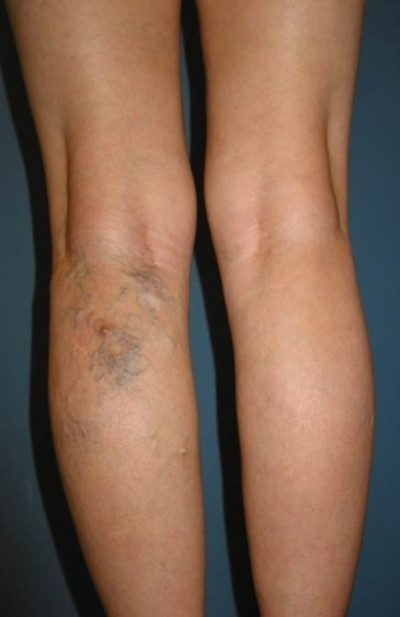
//> input picture summer/city.jpg, 400 x 617 px
$ ./test   (built with g++ and OpenCV 4)
//> lines starting //> are read from the running program, lines starting //| are printed output that depends on the picture; after the words box and inside, x2 and y2 are one past the last pixel; in counts of white or black regions, pixels touching at a corner belong together
// [418 lines of commented-out code are left out]
#include <opencv2/opencv.hpp>
#include <iostream>
#include <opencv/highgui.h>
#include <opencv/cv.h>
#include <stdio.h>
#include <stdlib.h>
#include <opencv2/highgui/highgui.hpp>
#include <opencv2/imgproc/imgproc.hpp>
#include <math.h>
#define THRESHOLD 100
#define BRIGHT 0.7
#define DARK 0.2


using namespace cv;
using namespace std;

Mat canny_dst;
Mat canny_rem;
Mat area1, area2;
int thresh;
int check, check_back;
Mat src; Mat src_gray;
int max_thresh = 255;
RNG rng(12345);
int ans;
int entire;
void test();
void thresh_callback(int, void*)
{
	Mat canny_output;
	vector<vector<Point> > contours;
	vector<Vec4i> hierarchy;

	int kernel_size = 3;
	int scale = 1;
	int delta = 0;
	int ddepth = CV_16S;
	const char* src_name = "Source";
	const char* canny_name = "Canny";
	const char* canny_name2 = "Canny2";


	if (!(check_back == 0 || check == 1)) {
		src_gray = canny_rem;
	}


	Canny(src_gray, canny_output, thresh, thresh * 2, 3);

	/// Find contours
	findContours(canny_output, contours, hierarchy, CV_RETR_EXTERNAL, CV_CHAIN_APPROX_SIMPLE, Point(0, 0));

	/// Draw contours
	Mat drawing = Mat::zeros(canny_output.size(), CV_8UC3);

	for (int i = 0; i < contours.size(); i++)
	{
		Scalar color = Scalar(255, 255, 255);
		drawContours(drawing, contours, i, color, 2, 8, hierarchy, 0, Point2i());
		//   cout << "# of contour points: " << contours[i].size() << std::endl;

		for (unsigned int j = 0; j < contours[i].size(); j++)
		{
			ans += contourArea(contours[i]);
			//cout << "Point(x,y)=" << contours[i][j] << std::endl;
		}
	}


	/// Show in a window

	namedWindow("Contours", CV_WINDOW_AUTOSIZE);
	imshow("Contours", drawing);

	//   findContours(canny_output, canny_dst, hierarchy, CV_RETR_TREE, CV_CHAIN_APPROX_SIMPLE, Point(0, 0));

	canny_dst = drawing.clone();

	if (check_back == 0 && check != 1) {
		imshow(canny_name2, canny_dst);
		area2 = canny_dst;
	}
	else if (check == 1) {
		imshow(canny_name, canny_dst);
		area1 = canny_dst;
	}
	else {
		imshow(canny_name, canny_dst);
		area1 = canny_dst;
	}


	check++;
}


class Histogram1D {
private:
	int histSize[1]; // 빈도수
	float hranges[2]; // 최소/최대 화소값
	const float* ranges[1];
	int channels[1]; // 여기서 1채널만 사용
public:
	Histogram1D() { // 1차원 히스토그램을 위한 인자 준비
		histSize[0] = 256;
		hranges[0] = 0.0;
		hranges[1] = 255.0;
		ranges[0] = hranges;
		channels[0] = 0; // 기본적으로 채널을 0으로 보기
	}

	// 정의한 멤버 변수로 그레이레벨 영상의 히스토그램을 계산할 때는 다음 메소드를 사용해 수행
	cv::MatND getHistogram(const cv::Mat &image) {
		// 1차원(1D) 히스토그램 계산.
		cv::MatND hist;
		cv::calcHist(&image, // 히스토그램 계산
			1,   // 단일 영상의 히스토그램만
			channels, // 대상 채널
			cv::Mat(), // 마스크 사용하지 않음
			hist,  // 결과 히스토그램
			1,   // 1차원(1D) 히스토그램
			histSize, // 빈도수
			ranges  // 화소값 범위
		);
		return hist;
	}

	// 값의 순서만으로 의미를 파악하기 어려우므로 바 그래프를 사용
	// 그래프를 생성하는 메소드
	// [24 lines left out: function getHistogramImage, not called in this run]
};


void hst() {
	Histogram1D h1; // 히스토그램 객체
	cv::MatND histo1 = h1.getHistogram(area1); // 히스토그램 계산

	float sum1 = 0;
	for (int i = 0; i < 256; i++) { // 각 빈도 조회
									//   std::cout << "Value " << i << " = " << histo.at<float>(i) << std::endl;
		sum1 += histo1.at<float>(i);
		//cout << i << " is " << histo1.at<float>(i)<<endl;
	}
	//   sum1 -= histo1.at<float>(0);
	Histogram1D h2; // 히스토그램 객체
	cv::MatND histo2 = h2.getHistogram(area2); // 히스토그램 계산

	float sum2 = 0;
	for (int i = 0; i < 256; i++) { // 각 빈도 조회
									//   std::cout << "Value " << i << " = " << histo.at<float>(i) << std::endl;
		sum2 += histo2.at<float>(i);

		//cout << i << " is " << histo1.at<float>(i) << endl;
	}
	//   sum2 -= histo2.at<float>(0);

	//cout << "다리영역 sum1 << "  " << sum2<<endl;
	float sum3 = sum2 - sum1;
	cout << "하지정맥 영역: " << sum3 << endl;
	cout << "하지정맥이 차지하는 퍼센트" << (sum3 / entire) * 100 << endl;
}

// [20 lines left out: function CallBackFunc, not called in this run]

void test() {
	check = 1;

	Mat inputImg, resultImg;
	Mat hlsImg, rgbImg;
	Mat skinImg, veinImg;
	Mat img_gray;
	inputImg = imread("city.jpg");
//> inputImg is the input picture: 617 rows x 400 cols, CV_8UC3; mean B, G, R 80.7, 99.1, 129.6
	CV_Assert(inputImg.depth() == CV_8U);
	resultImg.create(inputImg.size(), inputImg.type());

	const int nChannels = inputImg.channels();

	for (int j = 1; j < inputImg.rows - 1; ++j)
	{
		const uchar* prev = inputImg.ptr(j - 1);
		const uchar* curr = inputImg.ptr(j);
		const uchar* next = inputImg.ptr(j + 1);
		uchar* output = resultImg.ptr(j);
		for (int i = nChannels; i < nChannels*(inputImg.cols - 1); ++i)
		{
			*output++ = saturate_cast<uchar>(5 * curr[i] - curr[i - nChannels] - curr[i + nChannels] - prev[i] - next[i]);
		}
	}

	resultImg.row(0).setTo(Scalar(0));
	resultImg.row(resultImg.rows - 1).setTo(Scalar(0));
	resultImg.col(0).setTo(Scalar(0));
//> resultImg: 617 rows x 400 cols, CV_8UC3; mean B, G, R 80, 98.5, 128.9
	resultImg.col(resultImg.cols - 1).setTo(Scalar(0));


	/// Load source image and convert it to gray
	src = resultImg;

	//resize(inputImg, inputImg, Size(), 0.4, 0.4, CV_INTER_AREA);
	skinImg = src.clone();

	cvtColor(skinImg, hlsImg, CV_BGR2HLS);
//> hlsImg: 617 rows x 400 cols, CV_8UC3; mean of channels 0, 1, 2 33.3, 104.6, 86.8
	vector<Mat> hls_images(3);
	split(hlsImg, hls_images);

	for (int row = 0; row < hlsImg.rows; row++)
	{
		for (int col = 0; col < hlsImg.cols; col++)
		{
			uchar H = hlsImg.at<Vec3b>(row, col)[0];
			uchar L = hlsImg.at<Vec3b>(row, col)[1];
			uchar S = hlsImg.at<Vec3b>(row, col)[2];

			double LS_ratio = ((double)L) / ((double)S);
			bool skin_pixel = (S >= 0.2) && (LS_ratio > 0.5) && (LS_ratio < 30.0) && ((H <= 50) || (H >= 165));

			if (skin_pixel == false)
			{
				skinImg.at<Vec3b>(row, col)[0] = 0;
				skinImg.at<Vec3b>(row, col)[1] = 0;
				skinImg.at<Vec3b>(row, col)[2] = 0;
			}
		}
	}

	namedWindow("Original", CV_WINDOW_AUTOSIZE);
	namedWindow("SkinDetected", CV_WINDOW_AUTOSIZE);


	moveWindow("Original", 100, 100);
	moveWindow("SkinDetected", 120, 120);


	imshow("Original", inputImg);
	imshow("SkinDetected", skinImg);

	// Read source image in grayscale mode
	Mat img = skinImg;

	// Apply ??? algorithm from https://stackoverflow.com/a/14874992/2501769
	Mat enhanced, float_gray, blur, num, den;
	img.convertTo(float_gray, CV_32F, 1.0 / 255.0);
	cv::GaussianBlur(float_gray, blur, Size(0, 0), 10);
	num = float_gray - blur;
	cv::GaussianBlur(num.mul(num), blur, Size(0, 0), 20);
	cv::pow(blur, 0.5, den);
	enhanced = num / den;
	cv::normalize(enhanced, enhanced, 0.0, 255.0, NORM_MINMAX, -1);
	enhanced.convertTo(enhanced, CV_8UC1);
//> enhanced: 617 rows x 400 cols, CV_8UC3

	// Low-pass filter
	Mat gaussian;
	cv::GaussianBlur(enhanced, gaussian, Size(0, 0), 3);

	// High-pass filter on computed low-pass image
	Mat laplace;
	Laplacian(gaussian, laplace, CV_32F, 19);
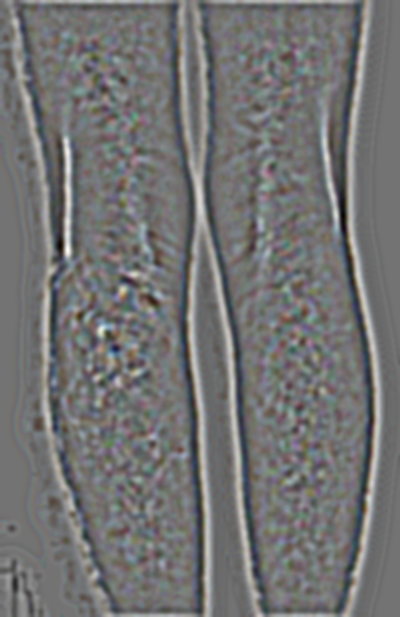
//> laplace: 617 rows x 400 cols, CV_32FC3; mean B, G, R 8280977.5, 8318565.5, 8073533.5; drawn with min black and max white
	double lapmin, lapmax;
	minMaxLoc(laplace, &lapmin, &lapmax);
//> lapmin = -1.77e+10; lapmax = 2.15e+10
	double scale = 127 / max(-lapmin, lapmax);
//> scale = 5.92e-09
	laplace.convertTo(laplace, CV_8U, scale, 128);
//> laplace: 617 rows x 400 cols, CV_8UC3

	// Thresholding using empirical value of 150 to create a vein mask
	Mat mask;
	cv::threshold(laplace, mask, THRESHOLD, 255, CV_THRESH_BINARY);

	// Clean-up the mask using open morphological operation
	morphologyEx(mask, mask, cv::MORPH_OPEN,
		getStructuringElement(cv::MORPH_ELLIPSE, cv::Size(5, 5)));

	// Connect the neighboring areas using close morphological operation
	Mat connected;
	morphologyEx(mask, mask, cv::MORPH_CLOSE,
		getStructuringElement(cv::MORPH_ELLIPSE, cv::Size(11, 11)));

	// Blurry the mask for a smoother enhancement
	cv::GaussianBlur(mask, mask, Size(15, 15), 0);

	// Blurry a little bit the image as well to remove noise
	cv::GaussianBlur(enhanced, enhanced, Size(3, 3), 0);

	// The mask is used to amplify the veins
	Mat result(enhanced);
	ushort new_pixel;
	double coeff;
	for (int i = 0; i<mask.rows; i++) {
		for (int j = 0; j<mask.cols; j++) {
			coeff = (1.0 - (mask.at<uchar>(i, j) / 255.0))*BRIGHT + (1 - DARK);
			new_pixel = coeff * enhanced.at<uchar>(i, j);
			result.at<uchar>(i, j) = (new_pixel>255) ? 255 : new_pixel;
		}
	}
//> this loop made 617 passes
//> new_pixel on passes 1 to 3: 60, 72, 84
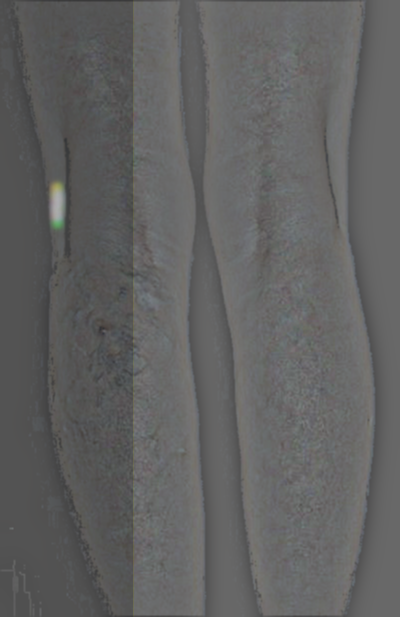
//> result: 617 rows x 400 cols, CV_8UC3; mean B, G, R 97.2, 97.4, 97.3
//> after the loop, coeff = 0.8; new_pixel = 62


	// Show results
	imshow("frame", img);
	imshow("frame", result);
	waitKey();


	src_gray = img;

	createTrackbar(" Canny thresh:", "Source", &thresh, max_thresh, thresh_callback);
	thresh_callback(0, 0);
//> in thresh_callback, `Canny(src_gray, canny_output, thresh, thresh * 2, 3);`:
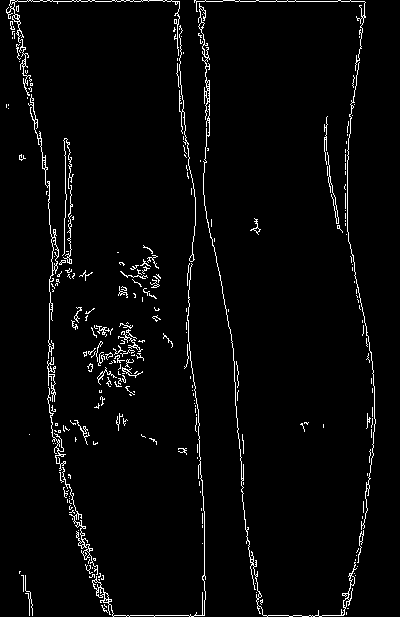
//> canny_output: 617 rows x 400 cols, CV_8UC1; 3.2% white in thin lines or dots
//> in thresh_callback, `findContours(canny_output, contours, hierarchy, CV_RETR_EXTERNAL, CV_C..`: contours = 260 contours, 243 with area under 20; largest, box (x1, y1, x2, y2) and area: (28, 94, 59, 359) 274, (92, 263, 206, 617) 172, (203, 104, 357, 617) 160, (62, 467, 98, 575) 146, (198, 3, 210, 120) 129
//> the loop in thresh_callback, `for (int i = 0; i < contours.size(); i++)` made 260 passes
//> ans on passes 1 to 3: 0, 0, 48
//> after the loop in thresh_callback, `for (int i = 0; i < contours.size(); i++)`: ans = 392233

	canny_rem = canny_dst.clone();


	cv::Mat mask2 = src_gray.clone();

	cv::dilate(mask2, mask2, cv::Mat());
	cv::dilate(mask2, mask2, cv::Mat());
	cv::erode(mask2, mask2, cv::Mat());
	cv::erode(mask2, mask2, cv::Mat());

	cv::erode(mask2, mask2, cv::Mat());
	cv::erode(mask2, mask2, cv::Mat());
	cv::dilate(mask2, mask2, cv::Mat());
	cv::dilate(mask2, mask2, cv::Mat());

	cv::Mat median;
	cv::medianBlur(img, median, 7);

	cv::Mat resizedIn;
	cv::Mat resizedMask;
	cv::Mat resizedMedian;
	cv::resize(mask2, resizedMask, cv::Size(), 1, 1);
	cv::resize(median, resizedMedian, cv::Size(), 1, 1);
	cv::resize(img, resizedIn, cv::Size(), 1, 1);

	cv::imshow("input", resizedIn);
	cv::imshow("mask", resizedMask);
	cv::imshow("median", resizedMedian);

	cv::waitKey(0);


	src_gray = median;

	createTrackbar(" Canny thresh:", "Source", &thresh, max_thresh, thresh_callback);
	thresh_callback(0, 0);
//> in thresh_callback (call 2), `Canny(src_gray, canny_output, thresh, thresh * 2, 3);`:
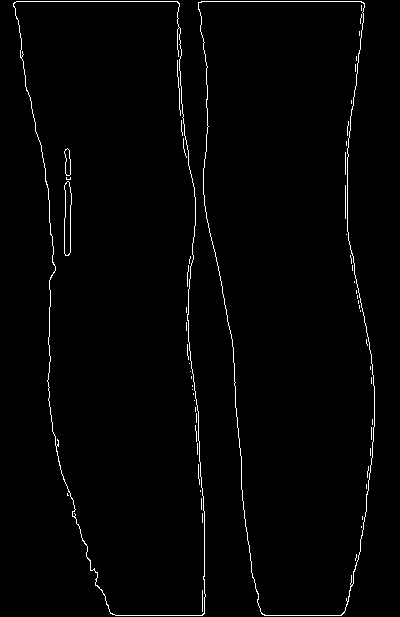
//> canny_output: 617 rows x 400 cols, CV_8UC1; 1.5% white in thin lines or dots
//> in thresh_callback (call 2), `findContours(canny_output, contours, hierarchy, CV_RETR_EXTERNAL, CV_C..`: contours = 3 contours, 1 with area under 20; largest, box (x1, y1, x2, y2) and area: (13, 1, 206, 616) 85993, (198, 1, 375, 616) 82656
//> the loop in thresh_callback (call 2), `for (int i = 0; i < contours.size(); i++)` made 3 passes
//> ans on passes 1 to 3: 392233, 27751038, 57590609
//> after the loop in thresh_callback (call 2), `for (int i = 0; i < contours.size(); i++)`: ans = 57590609


	int largest_area = 0;
	int largest_contour_index = 0;
	Rect bounding_rect;

	Mat thr(src.rows, src.cols, CV_8UC1);
	Mat dst(src.rows, src.cols, CV_8UC1, Scalar::all(0));
	cvtColor(src, thr, CV_BGR2GRAY); //Convert to gray
	threshold(thr, thr, 25, 255, THRESH_BINARY); //Threshold the gray
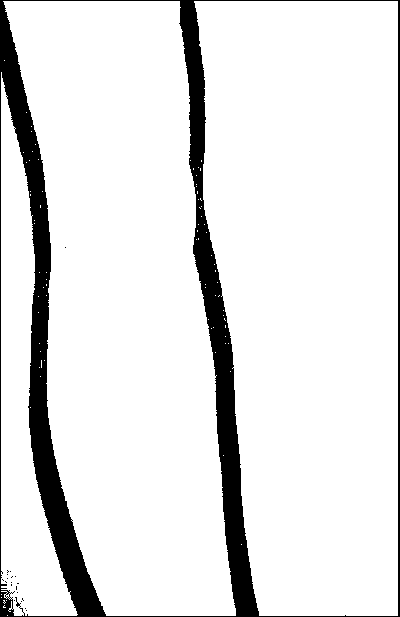
//> thr: 617 rows x 400 cols, CV_8UC1; 89.7% white; 20 black regions (19 under 20 px)

	vector<vector<Point>> contours; // Vector for storing contour
	vector<Vec4i> hierarchy;

	findContours(thr, contours, hierarchy, CV_RETR_CCOMP, CV_CHAIN_APPROX_SIMPLE); // Find the contours in the image
//> contours = 134 contours, 131 with area under 20; largest, box (x1, y1, x2, y2) and area: (194, 1, 398, 616) 106486, (3, 1, 236, 616) 95508, (1, 72, 78, 616) 17148

	for (int i = 0; i < contours.size(); i++) // iterate through each contour.
	{
		double a = contourArea(contours[i], false);  //  Find the area of contour
		if (a > largest_area) {
			largest_area = a;
			largest_contour_index = i;                //Store the index of largest contour
													  //bounding_rect = boundingRect(contours[i]); // Find the bounding rectangle for biggest contour
		}

	}
//> this loop made 134 passes
//> (a, largest_area) on passes 80, 131: (17147.5, 17147), (106486.5, 106486)
//> after the loop, largest_area = 106486; largest_contour_index = 130

	Scalar color(255, 255, 255);
	drawContours(dst, contours, largest_contour_index, color, CV_FILLED, 8, hierarchy); // Draw the largest contour using previously stored index.
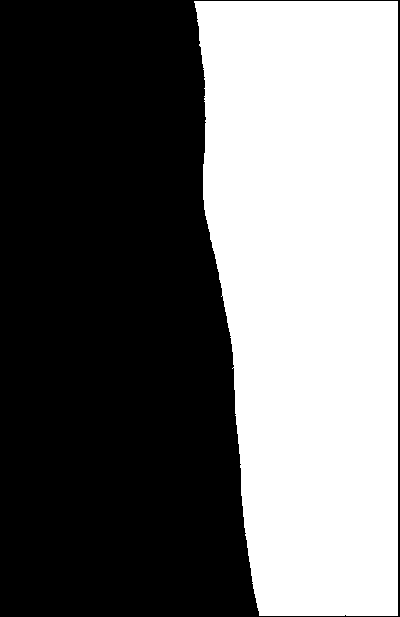
//> dst: 617 rows x 400 cols, CV_8UC1; 43.5% white; 1 white region, box (x1, y1, x2, y2) and area: (194, 1, 398, 616) 107274
																						//rectangle(src, bounding_rect, Scalar(0, 255, 0), 1, 8, 0);
																						//imshow("src", src);
																						//   imshow("largest Contour", dst);

	Histogram1D h; // 히스토그램 객체
	cv::MatND histo = h.getHistogram(median); // 히스토그램 계산
//> in getHistogram, `cv::calcHist(&image, 1, channels, cv::Mat(), hist, 1, histSize, ranges..`: hist = 256 values, max 76622 at index 0, min 0 at index 1, mean 964.1
//> histo has the same summary as hist in getHistogram

	float sum = 0;
	for (int i = 0; i < 256; i++) { // 각 빈도 조회
		sum += histo.at<float>(i);
	}
//> this loop made 256 passes
//> sum on passes 1 to 3: 76622, 76622, 76622
//> after the loop, sum = 246800
	sum -= histo.at<float>(0);
//> sum = 170178
	cout << "전체 다리: " << sum << endl;
//| 전체 다리: 170178

	entire = sum;
//> entire = 170178
	hst();
//> in hst, `cv::MatND histo1 = h1.getHistogram(area1);`: histo1 = 256 values, max 224167 at index 0, min 0 at index 1, mean 875.7
//> after the loop in hst, `for (int i = 0; i < 256; i++)`: sum1 = 224167
//> in hst, `cv::MatND histo2 = h2.getHistogram(area2);`: histo2 = 256 values, max 237183 at index 0, min 0 at index 1, mean 926.5
//> after the loop in hst, `for (int i = 0; i < 256; i++)`: sum2 = 237183
//> in hst, `float sum3 = sum2 - sum1;`: sum3 = 13016
//| 하지정맥 영역: 13016
//| 하지정맥이 차지하는 퍼센트7.64846


	// 영상을 두 그룹으로 나누는 부분을 경계값으로 처리해 확인
	cv::Mat thresholded; // 경계값으로 이진 영상 생성
	cv::threshold(src, thresholded, 200, 255, cv::THRESH_BINARY);
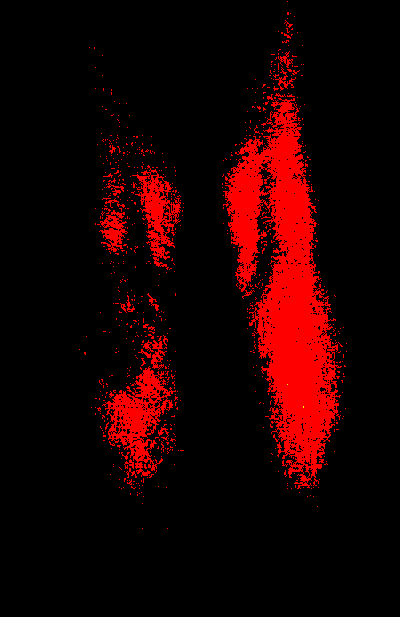
//> thresholded: 617 rows x 400 cols, CV_8UC3; mean B, G, R 0, 0, 29.5
	// 영상을 경계화 하기 위해 히스토그램의
	// 높은 봉우리(명암값 60) 방향으로 증가하기 직전인 최소값으로 정함.

	//   cv::namedWindow("Binary Image"); // 경계화된 영상 띄워 보기
	//   cv::imshow("Binary Image", thresholded); // 배경과 전경이 분할됨

	// 그레이스케일 이미지로 변환
	cvtColor(src, img_gray, COLOR_BGR2GRAY);

	//윈도우 생성
	//   namedWindow("original image", WINDOW_AUTOSIZE);
	namedWindow("click image", WINDOW_AUTOSIZE);


	//윈도우에 출력
	//   imshow("original image", inputImg);
	imshow("click image", inputImg);

}

int main(int argc, char** argv)
{
	thresh = 90;//170
	check_back = 0;
	//윈도우에 콜백함수를 등록
	setMouseCallback("click image", CallBackFunc, NULL);

	test();

	//윈도우에 콜백함수를 등록
	setMouseCallback("click image", CallBackFunc, NULL);

	waitKey(0);
	return 0;
}

$ run again, with summer/city5.jpg copied over summer/city.jpg
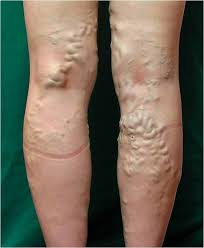
//> input picture summer/city5.jpg, 204 x 248 px
//> in test, inputImg is the input picture: 248 rows x 204 cols, CV_8UC3; mean B, G, R 86.7, 102.4, 111.7
//> hlsImg: 248 rows x 204 cols, CV_8UC3; mean of channels 0, 1, 2 33.7, 99.2, 112
//> lapmin = -3.13e+10; lapmax = 3.09e+10
//> scale = 4.05e-09
//> the loop in test, `for (int i = 0; i<mask.rows; i++)` made 248 passes
//> new_pixel on passes 1 to 3: 44, 61, 82
//> after the loop in test, `for (int i = 0; i<mask.rows; i++)`:
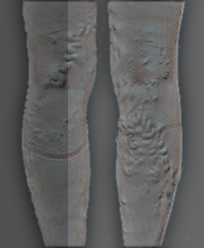
//> result: 248 rows x 204 cols, CV_8UC3; mean B, G, R 94.9, 94.9, 95
//> after the loop in test, `for (int i = 0; i<mask.rows; i++)`: coeff = 0.8; new_pixel = 45
//> canny_output: 248 rows x 204 cols, CV_8UC1; 12.5% white in thin lines or dots, all inside (x1, y1, x2, y2) = (21, 0, 185, 247)
//> in thresh_callback, `findContours(canny_output, contours, hierarchy, CV_RETR_EXTERNAL, CV_C..`: contours = 297 contours, 282 with area under 20; largest, box (x1, y1, x2, y2) and area: (21, 0, 98, 247) 114, (120, 111, 177, 144) 80, (107, 0, 185, 247) 73, (148, 141, 173, 159) 64, (124, 138, 149, 156) 64
//> the loop in thresh_callback, `for (int i = 0; i < contours.size(); i++)` made 297 passes
//> ans on passes 1 to 3: 0, 18, 38
//> after the loop in thresh_callback, `for (int i = 0; i < contours.size(); i++)`: ans = 193609
//> canny_output: 248 rows x 204 cols, CV_8UC1; 2.9% white in thin lines or dots, all inside (x1, y1, x2, y2) = (22, 1, 184, 247)
//> in thresh_callback (call 2), `findContours(canny_output, contours, hierarchy, CV_RETR_EXTERNAL, CV_C..`: contours = 2 contours; box (x1, y1, x2, y2) and area: (22, 1, 98, 247) 15208, (108, 1, 184, 247) 14897
//> the loop in thresh_callback (call 2), `for (int i = 0; i < contours.size(); i++)` made 2 passes
//> ans on passes 1 to 2: 2279189, 4393101
//> in test, `findContours(thr, contours, hierarchy, CV_RETR_CCOMP, CV_CHAIN_APPROX_..`: contours = 266 contours, 257 with area under 20; largest, box (x1, y1, x2, y2) and area: (1, 1, 107, 247) 21708, (106, 1, 185, 247) 14990, (20, 122, 23, 153) 58, (25, 61, 30, 89) 54, (21, 100, 26, 124) 46
//> the loop in test, `for (int i = 0; i < contours.size(); i++)` made 266 passes
//> (a, largest_area) on passes 161, 203, 224: (39, 39), (14989.5, 14989), (21707.5, 21707)
//> after the loop in test, `for (int i = 0; i < contours.size(); i++)`: largest_area = 21707; largest_contour_index = 223
//> dst: 248 rows x 204 cols, CV_8UC1; 43.2% white; 1 white region, box (x1, y1, x2, y2) and area: (1, 1, 107, 247) 21844
//> hist = 256 values, max 19997 at index 0, min 0 at index 1, mean 197.6
//> histo has the same summary as hist in getHistogram
//> the loop in test, `for (int i = 0; i < 256; i++)` made 256 passes
//> sum on passes 1 to 3: 19997, 19997, 19997
//> after the loop in test, `for (int i = 0; i < 256; i++)`: sum = 50592
//> in test, `sum -= histo.at<float>(0);`: sum = 30595
//| 전체 다리: 30595
//> histo1 = 256 values, max 32543 at index 0, min 0 at index 1, mean 127.1
//> after the loop in hst, `for (int i = 0; i < 256; i++)`: sum1 = 32543
//> histo2 = 256 values, max 46729 at index 0, min 0 at index 1, mean 182.5
//> after the loop in hst, `for (int i = 0; i < 256; i++)`: sum2 = 46729
//> sum3 = 14186
//| 하지정맥 영역: 14186
//| 하지정맥이 차지하는 퍼센트46.3671
//> in test, `cv::threshold(src, thresholded, 200, 255, cv::THRESH_BINARY);`:
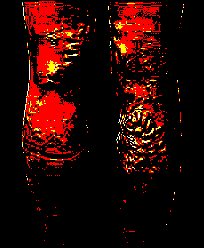
//> thresholded: 248 rows x 204 cols, CV_8UC3; mean B, G, R 1.7, 5.6, 39
